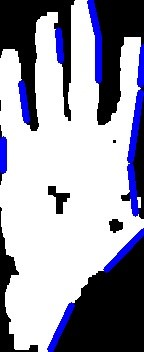
#> input picture 2-6.jpg, 144 x 352 px, given in place of the camera
$ python part1.py
#> lines starting #> are read from the running program, lines starting #| are printed output that depends on the picture; after the words box and inside, x2 and y2 are one past the last pixel; in counts of white or black regions, pixels touching at a corner belong together
# -*- coding: utf-8 -*-
"""
Created on Sat Jan  9 10:35:18 2021

@author: khosro
"""

import numpy as np
import cv2
import matplotlib.pyplot as plt
import keyboard


def human_skin_detector(img,minr,ming,minb,maxr,maxg,maxb,var ):
    (x,y,z)=np.shape(img)
    red=img[:,:,0]
    green=img[:,:,1]
    blue=img[:,:,2]

# [9 lines of commented-out code are left out]

    skin_1 = np.bitwise_and(red>minr - var , maxr +var > red)
    skin_2 = np.bitwise_and(green> ming - var , maxg +var > green)
    skin_3 = np.bitwise_and(blue > minb - var,maxb +var > blue)
    a=np.bitwise_and(skin_1,skin_2)
    skin=np.bitwise_and(a,skin_3)
    return skin


#def depth_image(img):
#    stereo = cv2.StereoBM_create(numDisparities=16, blockSize=15)
#    disparity = stereo.compute(imgL,imgR)


#%%


cap = cv2.VideoCapture(0)

var=7
s=0
x=100
y=100
w=100
h=100
while 1:
    ret, img = cap.read()
#> img is the input picture: shape (352, 144, 3); mean B, G, R 170.7, 156.7, 156.7
    if s==0:
        cv2.rectangle(img,(x,y),(x+w,y+h),(255,0,0),2)
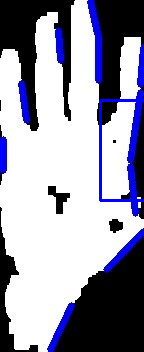
#> img: shape (352, 144, 3); 1.1% of pixels changed, all inside (x1, y1, x2, y2) = (99, 99, 144, 202)
        if keyboard.is_pressed('s'):
            s=1
            sample_skin=img[x:x+w,y:y+h,:]
            minr=np.min(sample_skin[:,:,0])
            ming=np.min(sample_skin[:,:,1])
            minb=np.min(sample_skin[:,:,2])
            maxr=np.max(sample_skin[:,:,0])
            maxg=np.max(sample_skin[:,:,1])
            maxb=np.max(sample_skin[:,:,2])

        closing_w=img

    else:
        skin_mask_w=human_skin_detector(img,minr,ming,minb,maxr,maxg,maxb,var)
        skin_mask_w = skin_mask_w.astype(np.uint8)
        skin_mask_w*=255
        kernel = np.ones((11,11),np.uint8)
        mask_w = cv2.morphologyEx(skin_mask_w, cv2.MORPH_OPEN,kernel)

        kernel_2 = np.ones((3,3),np.uint8)
        closing_w = cv2.morphologyEx(mask_w , cv2.MORPH_CLOSE, kernel_2)

        contours, hierarchy = cv2.findContours(closing_w, cv2.RETR_TREE, cv2.CHAIN_APPROX_SIMPLE)
        if hierarchy is not None:
            cnt =  max(contours, key = cv2.contourArea)
            x, y, w, h = cv2.boundingRect(cnt)
        #cv2.drawContours(closing, [cnt], 0, (0,255,0), 3)

            cv2.rectangle(closing_w,(x,y),(x+w,y+h),(255,0,0),0)

    cv2.imshow('img',closing_w )

    if cv2.waitKey(1) & 0xFF ==ord('q'):
#> (key q is pressed here)
        crop=closing_w[y+1:y+h,x+1:x+w]
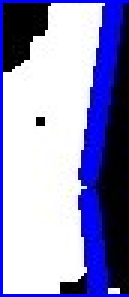
#> crop: shape (99, 43, 3) (shown 3 times larger); mean B, G, R 192.7, 146.6, 146.8
        break

cap.release()
cv2.destroyAllWindows()


#> (the run stopped early here; a loop or call above may not have finished)

$ run again, on 2-5.png
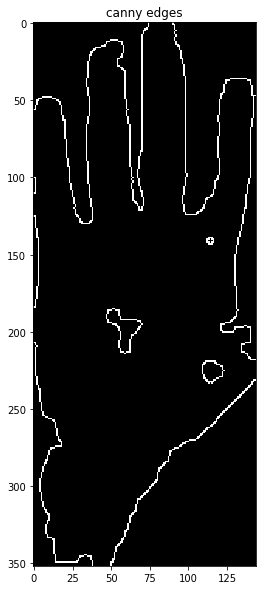
#> input picture 2-5.png, 262 x 590 px, given in place of the camera
#> img is the input picture: shape (590, 262, 3); min 0, max 255, mean 58.8
#> `cv2.rectangle(img,(x,y),(x+w,y+h),(255,0,0),2)`:
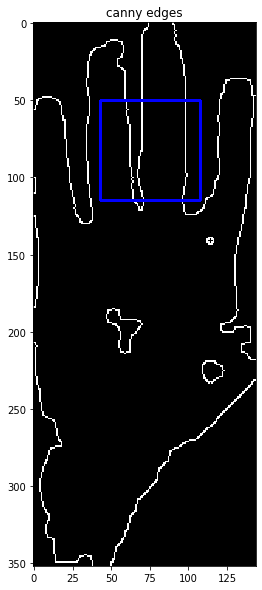
#> img: shape (590, 262, 3); 0.77% of pixels changed, all inside (x1, y1, x2, y2) = (99, 99, 202, 202)
#> `crop=closing_w[y+1:y+h,x+1:x+w]`:
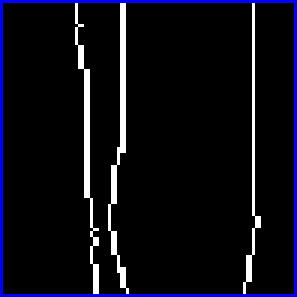
#> crop: shape (99, 99, 3) (shown 3 times larger); mean B, G, R 22, 11.8, 11.8
